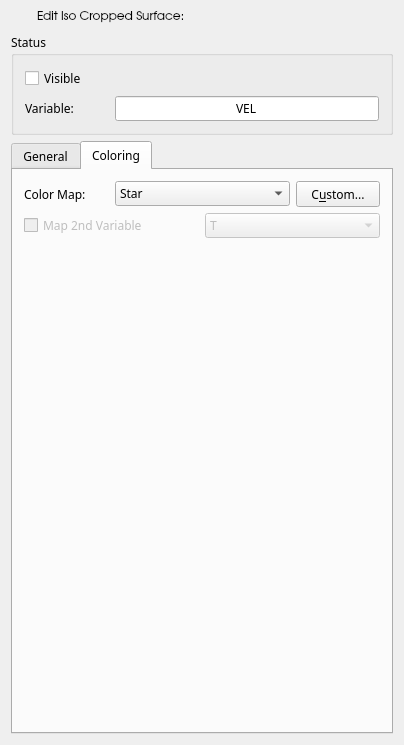
<ui version="4.0" >
 <comment>Python:from Utils import FloatInRangeControl
Python:from ChangeIndicatedLE import ChangeIndicatedLE</comment>
 <class>IsoCutterPanelBase</class>
 <widget class="QWidget" name="IsoCutterPanelBase" >
  <property name="geometry" >
   <rect>
    <x>0</x>
    <y>0</y>
    <width>401</width>
    <height>745</height>
   </rect>
  </property>
  <property name="sizePolicy" >
   <sizepolicy vsizetype="Preferred" hsizetype="Expanding" >
    <horstretch>0</horstretch>
    <verstretch>0</verstretch>
   </sizepolicy>
  </property>
  <property name="minimumSize" >
   <size>
    <width>0</width>
    <height>0</height>
   </size>
  </property>
  <property name="baseSize" >
   <size>
    <width>325</width>
    <height>715</height>
   </size>
  </property>
  <property name="font" >
   <font>
    <family>Droid Sans</family>
   </font>
  </property>
  <property name="windowTitle" >
   <string>IsoCutterPanelBase</string>
  </property>
  <layout class="QGridLayout" >
   <item row="1" column="0" colspan="3" >
    <widget class="QGroupBox" name="vrpGroupBoxStatus" >
     <property name="title" >
      <string>Status</string>
     </property>
     <layout class="QGridLayout" >
      <item row="2" column="0" >
       <widget class="QLabel" name="vrpLabel0" >
        <property name="toolTip" >
         <string>Variable which should be investigated with this visualization object.</string>
        </property>
        <property name="whatsThis" >
         <string>Variable which should be investigated with this visualization object.</string>
        </property>
        <property name="text" >
         <string>Variable:</string>
        </property>
        <property name="wordWrap" >
         <bool>false</bool>
        </property>
       </widget>
      </item>
      <item row="2" column="1" colspan="3" >
       <widget class="QLineEdit" name="vrpLineEditVariable" >
        <property name="mouseTracking" >
         <bool>false</bool>
        </property>
        <property name="focusPolicy" >
         <enum>Qt::NoFocus</enum>
        </property>
        <property name="toolTip" >
         <string>Variable which should be investigated with this visualization object.</string>
        </property>
        <property name="whatsThis" >
         <string>Variable which should be investigated with this visualization object.</string>
        </property>
        <property name="text" >
         <string>VEL</string>
        </property>
        <property name="alignment" >
         <set>Qt::AlignHCenter</set>
        </property>
        <property name="readOnly" >
         <bool>true</bool>
        </property>
       </widget>
      </item>
      <item row="1" column="0" >
       <widget class="QCheckBox" name="visibilityCheckBox" >
        <property name="text" >
         <string>Visible</string>
        </property>
       </widget>
      </item>
     </layout>
    </widget>
   </item>
   <item row="2" column="0" colspan="3" >
    <widget class="QTabWidget" name="TabWidgetGeneralAdvanced" >
     <property name="tabShape" >
      <enum>QTabWidget::Rounded</enum>
     </property>
     <property name="currentIndex" >
      <number>1</number>
     </property>
     <widget class="QWidget" name="tab" >
      <attribute name="title" >
       <string>General</string>
      </attribute>
      <layout class="QVBoxLayout" >
       <item>
        <widget class="QGroupBox" name="vrpGroupBoxPositioning" >
         <property name="title" >
          <string>Adjust iso cropped surface</string>
         </property>
         <layout class="QVBoxLayout" name="verticalLayout" >
          <item>
           <widget class="QGroupBox" name="groupBoxRectPositioning" >
            <property name="title" >
             <string/>
            </property>
            <property name="flat" >
             <bool>true</bool>
            </property>
            <property name="checkable" >
             <bool>false</bool>
            </property>
            <property name="checked" >
             <bool>false</bool>
            </property>
            <property name="lineWidth" stdset="0" >
             <number>0</number>
            </property>
            <layout class="QGridLayout" >
             <property name="margin" >
              <number>0</number>
             </property>
             <item row="0" column="1" >
              <widget class="FloatInRangeControl" native="1" name="floatInRangeIsoValue" >
               <property name="sizePolicy" >
                <sizepolicy vsizetype="Fixed" hsizetype="Expanding" >
                 <horstretch>0</horstretch>
                 <verstretch>0</verstretch>
                </sizepolicy>
               </property>
              </widget>
             </item>
             <item row="0" column="0" >
              <widget class="QLabel" name="textIsoValue" >
               <property name="toolTip" >
                <string>Set the isovalue.</string>
               </property>
               <property name="whatsThis" >
                <string>Set the isovalue.</string>
               </property>
               <property name="text" >
                <string>Iso Value:</string>
               </property>
               <property name="wordWrap" >
                <bool>false</bool>
               </property>
              </widget>
             </item>
            </layout>
           </widget>
          </item>
          <item>
           <widget class="QCheckBox" name="checkBoxCutoffSide" >
            <property name="toolTip" >
             <string>Change the side that will be cut off from the polygon along the iso line.</string>
            </property>
            <property name="whatsThis" >
             <string>Change the side that will be cut off from the polygon along the iso line.</string>
            </property>
            <property name="text" >
             <string>Change Cutoff Side</string>
            </property>
           </widget>
          </item>
          <item>
           <spacer name="verticalSpacer" >
            <property name="orientation" >
             <enum>Qt::Vertical</enum>
            </property>
            <property name="sizeHint" stdset="0" >
             <size>
              <width>328</width>
              <height>400</height>
             </size>
            </property>
           </spacer>
          </item>
         </layout>
        </widget>
       </item>
      </layout>
     </widget>
     <widget class="QWidget" name="tab_2" >
      <attribute name="title" >
       <string>Coloring</string>
      </attribute>
      <layout class="QGridLayout" name="gridLayout" >
       <item row="0" column="0" >
        <widget class="QLabel" name="vrpLabel0_1" >
         <property name="toolTip" >
          <string>Select one of the predefined colormaps</string>
         </property>
         <property name="whatsThis" >
          <string>Select one of the predefined colormaps</string>
         </property>
         <property name="text" >
          <string>Color Map:</string>
         </property>
         <property name="wordWrap" >
          <bool>false</bool>
         </property>
        </widget>
       </item>
       <item row="0" column="1" colspan="2" >
        <widget class="QComboBox" name="colorMapCombobox" >
         <property name="minimumSize" >
          <size>
           <width>55</width>
           <height>0</height>
          </size>
         </property>
         <property name="cursor" >
          <cursorShape>PointingHandCursor</cursorShape>
         </property>
         <property name="toolTip" >
          <string>Select one of the predefined colormaps</string>
         </property>
         <property name="whatsThis" >
          <string>Select one of the predefined colormaps</string>
         </property>
         <item>
          <property name="text" >
           <string>Star</string>
          </property>
         </item>
         <item>
          <property name="text" >
           <string>Custom</string>
          </property>
         </item>
        </widget>
       </item>
       <item row="0" column="3" >
        <widget class="QPushButton" name="vrpPushButtonCustomizeColorMap" >
         <property name="minimumSize" >
          <size>
           <width>80</width>
           <height>26</height>
          </size>
         </property>
         <property name="cursor" >
          <cursorShape>PointingHandCursor</cursorShape>
         </property>
         <property name="toolTip" >
          <string>Customize the range and steps of the colormap.</string>
         </property>
         <property name="whatsThis" >
          <string>Customize the range and steps of the colormap.</string>
         </property>
         <property name="text" >
          <string>C&amp;ustom...</string>
         </property>
         <property name="shortcut" >
          <string>Alt+U</string>
         </property>
        </widget>
       </item>
       <item row="1" column="0" colspan="2" >
        <widget class="QCheckBox" name="vrpCheckBoxMapVariable" >
         <property name="enabled" >
          <bool>false</bool>
         </property>
         <property name="sizePolicy" >
          <sizepolicy vsizetype="Fixed" hsizetype="Fixed" >
           <horstretch>0</horstretch>
           <verstretch>0</verstretch>
          </sizepolicy>
         </property>
         <property name="minimumSize" >
          <size>
           <width>0</width>
           <height>0</height>
          </size>
         </property>
         <property name="cursor" >
          <cursorShape>PointingHandCursor</cursorShape>
         </property>
         <property name="toolTip" >
          <string>&lt;p>The default variable mapped as color on the visualisation object.&lt;/p>

&lt;p>If you want to color the visualization object with a different variable enable this checkbox.&lt;/p></string>
         </property>
         <property name="whatsThis" >
          <string>&lt;p>The default variable mapped as color on the visualisation object.&lt;/p>

&lt;p>If you want to color the visualization object with a different variable enable this checkbox.&lt;/p></string>
         </property>
         <property name="text" >
          <string>Map 2nd Variable</string>
         </property>
        </widget>
       </item>
       <item row="1" column="2" colspan="2" >
        <widget class="QComboBox" name="vrpComboBoxVariable" >
         <property name="enabled" >
          <bool>false</bool>
         </property>
         <property name="cursor" >
          <cursorShape>PointingHandCursor</cursorShape>
         </property>
         <property name="toolTip" >
          <string>&lt;p>Select the variable for coloring the visualization object.&lt;/p>

&lt;p>Enable this choice with the checkbox &lt;i>Map 2nd variable&lt;/i>.&lt;/p></string>
         </property>
         <property name="whatsThis" >
          <string>&lt;p>Select the variable for coloring the visualization object.&lt;/p>

&lt;p>Enable this choice with the checkbox &lt;i>Map 2nd variable&lt;/i>.&lt;/p></string>
         </property>
         <item>
          <property name="text" >
           <string>T</string>
          </property>
         </item>
         <item>
          <property name="text" >
           <string>VMAG</string>
          </property>
         </item>
         <item>
          <property name="text" >
           <string>P</string>
          </property>
         </item>
        </widget>
       </item>
       <item row="2" column="0" colspan="4" >
        <spacer name="verticalSpacer_2" >
         <property name="orientation" >
          <enum>Qt::Vertical</enum>
         </property>
         <property name="sizeHint" stdset="0" >
          <size>
           <width>328</width>
           <height>444</height>
          </size>
         </property>
        </spacer>
       </item>
      </layout>
     </widget>
    </widget>
   </item>
   <item row="0" column="0" >
    <widget class="QLabel" name="vrpIconToolset" >
     <property name="sizePolicy" >
      <sizepolicy vsizetype="Fixed" hsizetype="Fixed" >
       <horstretch>0</horstretch>
       <verstretch>0</verstretch>
      </sizepolicy>
     </property>
     <property name="maximumSize" >
      <size>
       <width>20</width>
       <height>20</height>
      </size>
     </property>
     <property name="scaledContents" >
      <bool>true</bool>
     </property>
     <property name="wordWrap" >
      <bool>false</bool>
     </property>
    </widget>
   </item>
   <item row="0" column="1" >
    <widget class="QLabel" name="vrpLabelTitle" >
     <property name="font" >
      <font>
       <family>URW Gothic L</family>
      </font>
     </property>
     <property name="toolTip" >
      <string>Edit the name of the visualization object.</string>
     </property>
     <property name="whatsThis" >
      <string>Edit the name of the visualization object.</string>
     </property>
     <property name="text" >
      <string>Edit Iso Cropped Surface:</string>
     </property>
     <property name="alignment" >
      <set>Qt::AlignLeading|Qt::AlignLeft|Qt::AlignTop</set>
     </property>
     <property name="wordWrap" >
      <bool>false</bool>
     </property>
    </widget>
   </item>
   <item row="0" column="2" >
    <widget class="ChangeIndicatedLE" native="1" name="nameWidget" />
   </item>
  </layout>
 </widget>
 <layoutdefault spacing="6" margin="11" />
 <customwidgets>
  <customwidget>
   <class>ChangeIndicatedLE</class>
   <extends>QWidget</extends>
   <header location="global" >ChangeIndicatedLE</header>
  </customwidget>
  <customwidget>
   <class>FloatInRangeControl</class>
   <extends>QWidget</extends>
   <header location="global" >Utils</header>
  </customwidget>
 </customwidgets>
 <includes>
  <include location="local" >floatinrangecontrol.h</include>
  <include location="local" >changeindicatedle.h</include>
  <include location="local" >changeindicatedle.h</include>
  <include location="local" >changeindicatedle.h</include>
  <include location="local" >changeindicatedle.h</include>
  <include location="local" >changeindicatedle.h</include>
  <include location="local" >changeindicatedle.h</include>
  <include location="local" >changeindicatedle.h</include>
  <include location="local" >changeindicatedle.h</include>
  <include location="local" >changeindicatedle.h</include>
  <include location="local" >changeindicatedle.h</include>
  <include location="local" >changeindicatedle.h</include>
  <include location="local" >changeindicatedle.h</include>
 </includes>
 <resources/>
 <connections/>
</ui>
